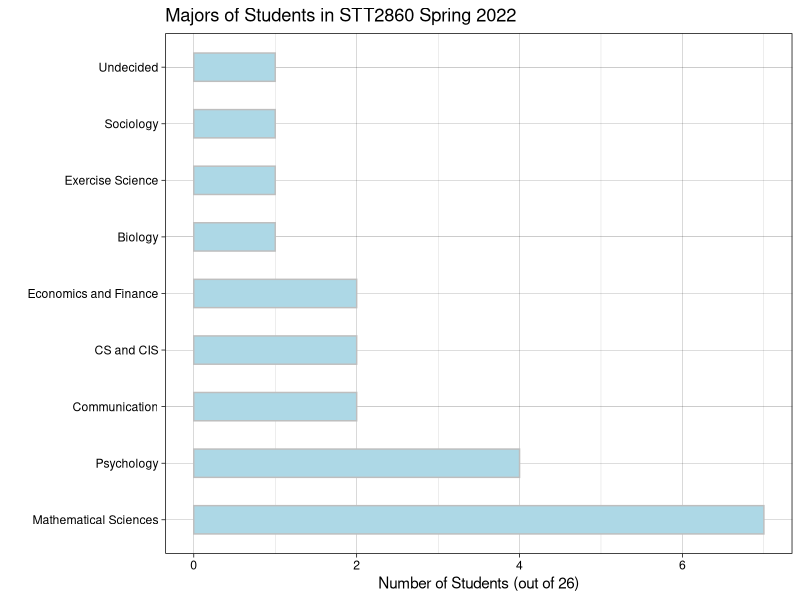

Recreate this plot in R. (Note: this script raises an error after producing the figure.)
## ---- chunk 1
knitr::opts_chunk$set(
  message = FALSE,
  warning = FALSE,
  comment = NA,
  echo = FALSE,
  fig.align = "center"
)
## ---- chunk 2
library(tidyverse)
data <- read_csv("DataScience1S22.csv") %>%
  mutate(Year = factor(Year, levels = c(
    "Freshman",
    "Sophomore",
    "Junior",
    "Senior"
  )))
data %>%
  count(Year) %>%
  mutate(Percent = 100 * prop.table(n)) %>%
  rename(Count = n) %>%
  knitr::kable(align = c("c", "c"), digits = 0)
## ---- chunk 3
plotdata <- data %>%
  count(Major2) %>%
  mutate(Percent = 100 * prop.table(n)) %>%
  rename(Count = n)

ggplot(plotdata, aes(x = Count, y = reorder(Major2, -Count))) +
  geom_col(color = "gray", fill = "lightblue", width = 0.50) +
  scale_x_continuous(breaks = seq(0, 10, by = 2)) +
  labs(title = "Majors of Students in STT2860 Spring 2022",
       x = "Number of Students (out of 26)",
       y = "") +
  theme_linedraw()
## ---- chunk 4
knitr::include_graphics("../images/RStudioServerLogin.PNG", dpi = 125)
## ---- chunk 5
knitr::include_graphics("../images/github-logo.jpg", dpi = 120)
## ---- chunk 6
knitr::include_graphics("../images/PrivateForum.PNG", dpi = 75)
## ---- chunk 7
knitr::include_graphics("../images/rfordatasciencecover.png", dpi = 225)
## ---- chunk 8
knitr::include_graphics("../images/RProgCover.PNG", dpi = 100)
## ---- chunk 9
knitr::include_graphics("../images/moderndivetitle.PNG", dpi = 125)
## ---- chunk 10
knitr::include_graphics("https://imgs.xkcd.com/comics/code_quality.png")
## ---- chunk 11
knitr::include_graphics("../images/Nope-Space.gif", dpi = 125)
## ---- chunk 12
knitr::include_graphics("https://stat-jet-asu.github.io/Moodlepics/swimmingindata.jpg")
